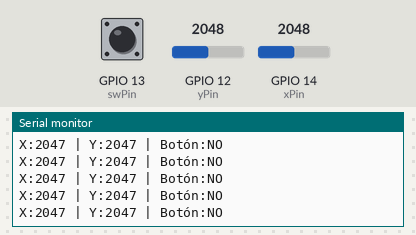
A sketch run on a simulated ESP32. Parts: the last lines printed to the serial monitor. Inputs (shaded band) come from the test bench; at power-on: GPIO 12 (yPin) = 2048, GPIO 13 (swPin) HIGH, GPIO 14 (xPin) = 2048.

Above: at 1.2 s.
1.3 s: GPIO 12 (yPin) set to 2153
At 1.33 s:
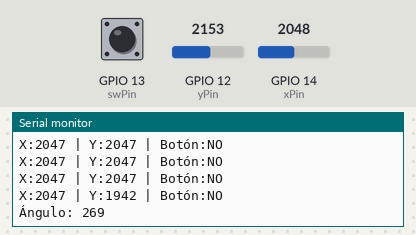
2.8 s: GPIO 13 (swPin) pulled LOW for 0.15 s
4.4 s: GPIO 14 (xPin) set to 1960
At 4.42 s:
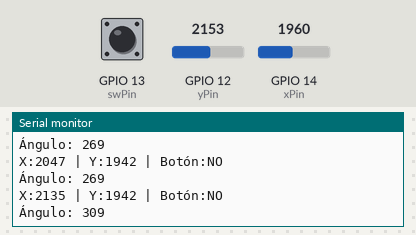
5.9 s: GPIO 13 (swPin) pulled LOW for 1 s
8.4 s: GPIO 14 (xPin) set to 2040
At 8.41 s:
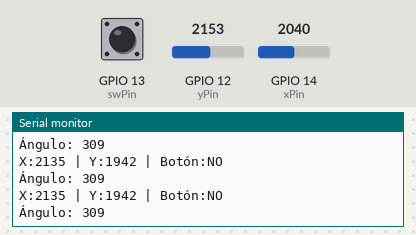
9.9 s: GPIO 12 (yPin) set to 2047
At 9.92 s:
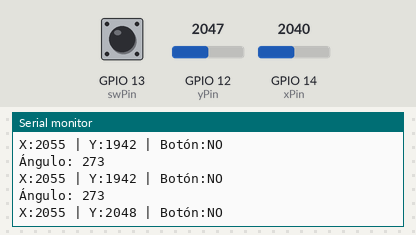
Timing chart, 0 to 12.4 s (numbered marks = the images above; inputs shaded):
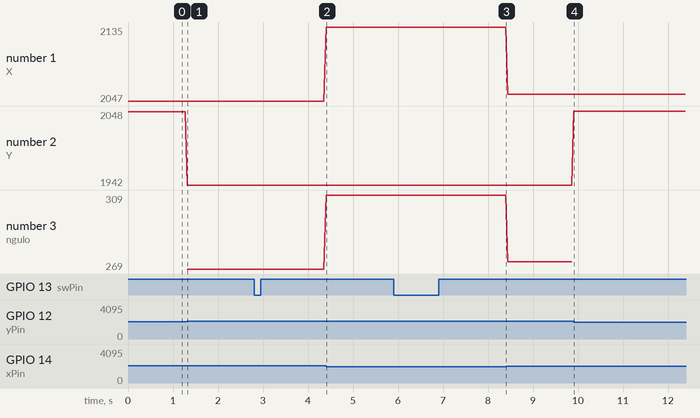

The sketch:

esp32.ino
```cpp
const int xPin = 14;  // Eje X del joystick (conectar a GPIO34)
const int yPin = 12;  // Eje Y del joystick (conectar a GPIO35)
const int swPin = 13; // Botón del joystick (conectar a GPIO22)
float angulo;
float anguloenviar;
int intangulo;
String stringangulo;
#define RX1_PIN 16  // GPIO16 como RX1 (conectar a TX del HC-05)
#define TX1_PIN 17  // GPIO17 como TX1 (conectar a RX del HC-05)

void setup() {
  Serial.begin(115200); // Inicia comunicación serial a mayor velocidad
  Serial1.begin(9600, SERIAL_8N1, RX1_PIN, TX1_PIN); // 9600 baudios es común en HC-05
  pinMode(xPin, INPUT);
  pinMode(yPin, INPUT);
  pinMode(swPin, INPUT_PULLUP); // Configura resistencia pull-up interna para el botón

  Serial.println("Iniciando lectura de joystick...");
  Serial.println("Formato: X:valor | Y:valor | Botón:estado");
  Serial.println("----------------------------------------");
}

float joystickToAngle(int x_raw, int y_raw, int centro = 2048) {
  int x = x_raw - centro;
  int y = y_raw - centro;
  float ang = atan2(y, x) * 180.0 / PI;
  return (ang < 0) ? ang + 360 : ang;
}


void loop() {
  // Leer valores crudos del joystick
  int xVal = analogRead(xPin);
  xVal = 4095 - xVal;
  int yVal = analogRead(yPin);
  yVal = 4095 - yVal;
  int btnVal = digitalRead(swPin); // 0=presionado, 1=no presionado (por pull-up)


  // Mostrar valores por serial
  Serial.print("X:"); Serial.print(xVal);
  Serial.print(" | Y:"); Serial.print(yVal);
  Serial.print(" | Botón:"); Serial.println(btnVal ? "NO" : "SI");

  if (!((xVal > 2000 && xVal < 3000) && (yVal > 2000 && yVal < 3000))) {
    // Aquí entra si x o y están fuera del rango de zona muerta
    Serial.print("Ángulo: ");
    anguloenviar = joystickToAngle(xVal, yVal);
    intangulo = (int)anguloenviar;
    stringangulo = String(intangulo);

    Serial.println(stringangulo);
    Serial1.println(stringangulo);
  }

  delay(50); // Pequeña pausa para evitar saturación
}
```

Measured:
- the behaviour switches between 2094 and 2095 on GPIO 12 (yPin) (found by bisection; images 0 and 1)
- after the input at 1.3 s, the serial monitor: prints a new line at once (image 1)
- after the input at 4.4 s, the serial monitor: prints a new line at once (image 2)
- after the input at 9.9 s, the serial monitor: prints a new line at once (image 4)
- plotted number 1: 2047 → 2135 after the input at 4.4 s, 2135 → 2055 after the input at 8.4 s
- plotted number 2: 2047 → 1942 after the input at 1.3 s, 1942 → 2048 after the input at 9.9 s
- plotted number 3: 269 → 309 after the input at 4.4 s, 309 → 273 after the input at 8.4 s
